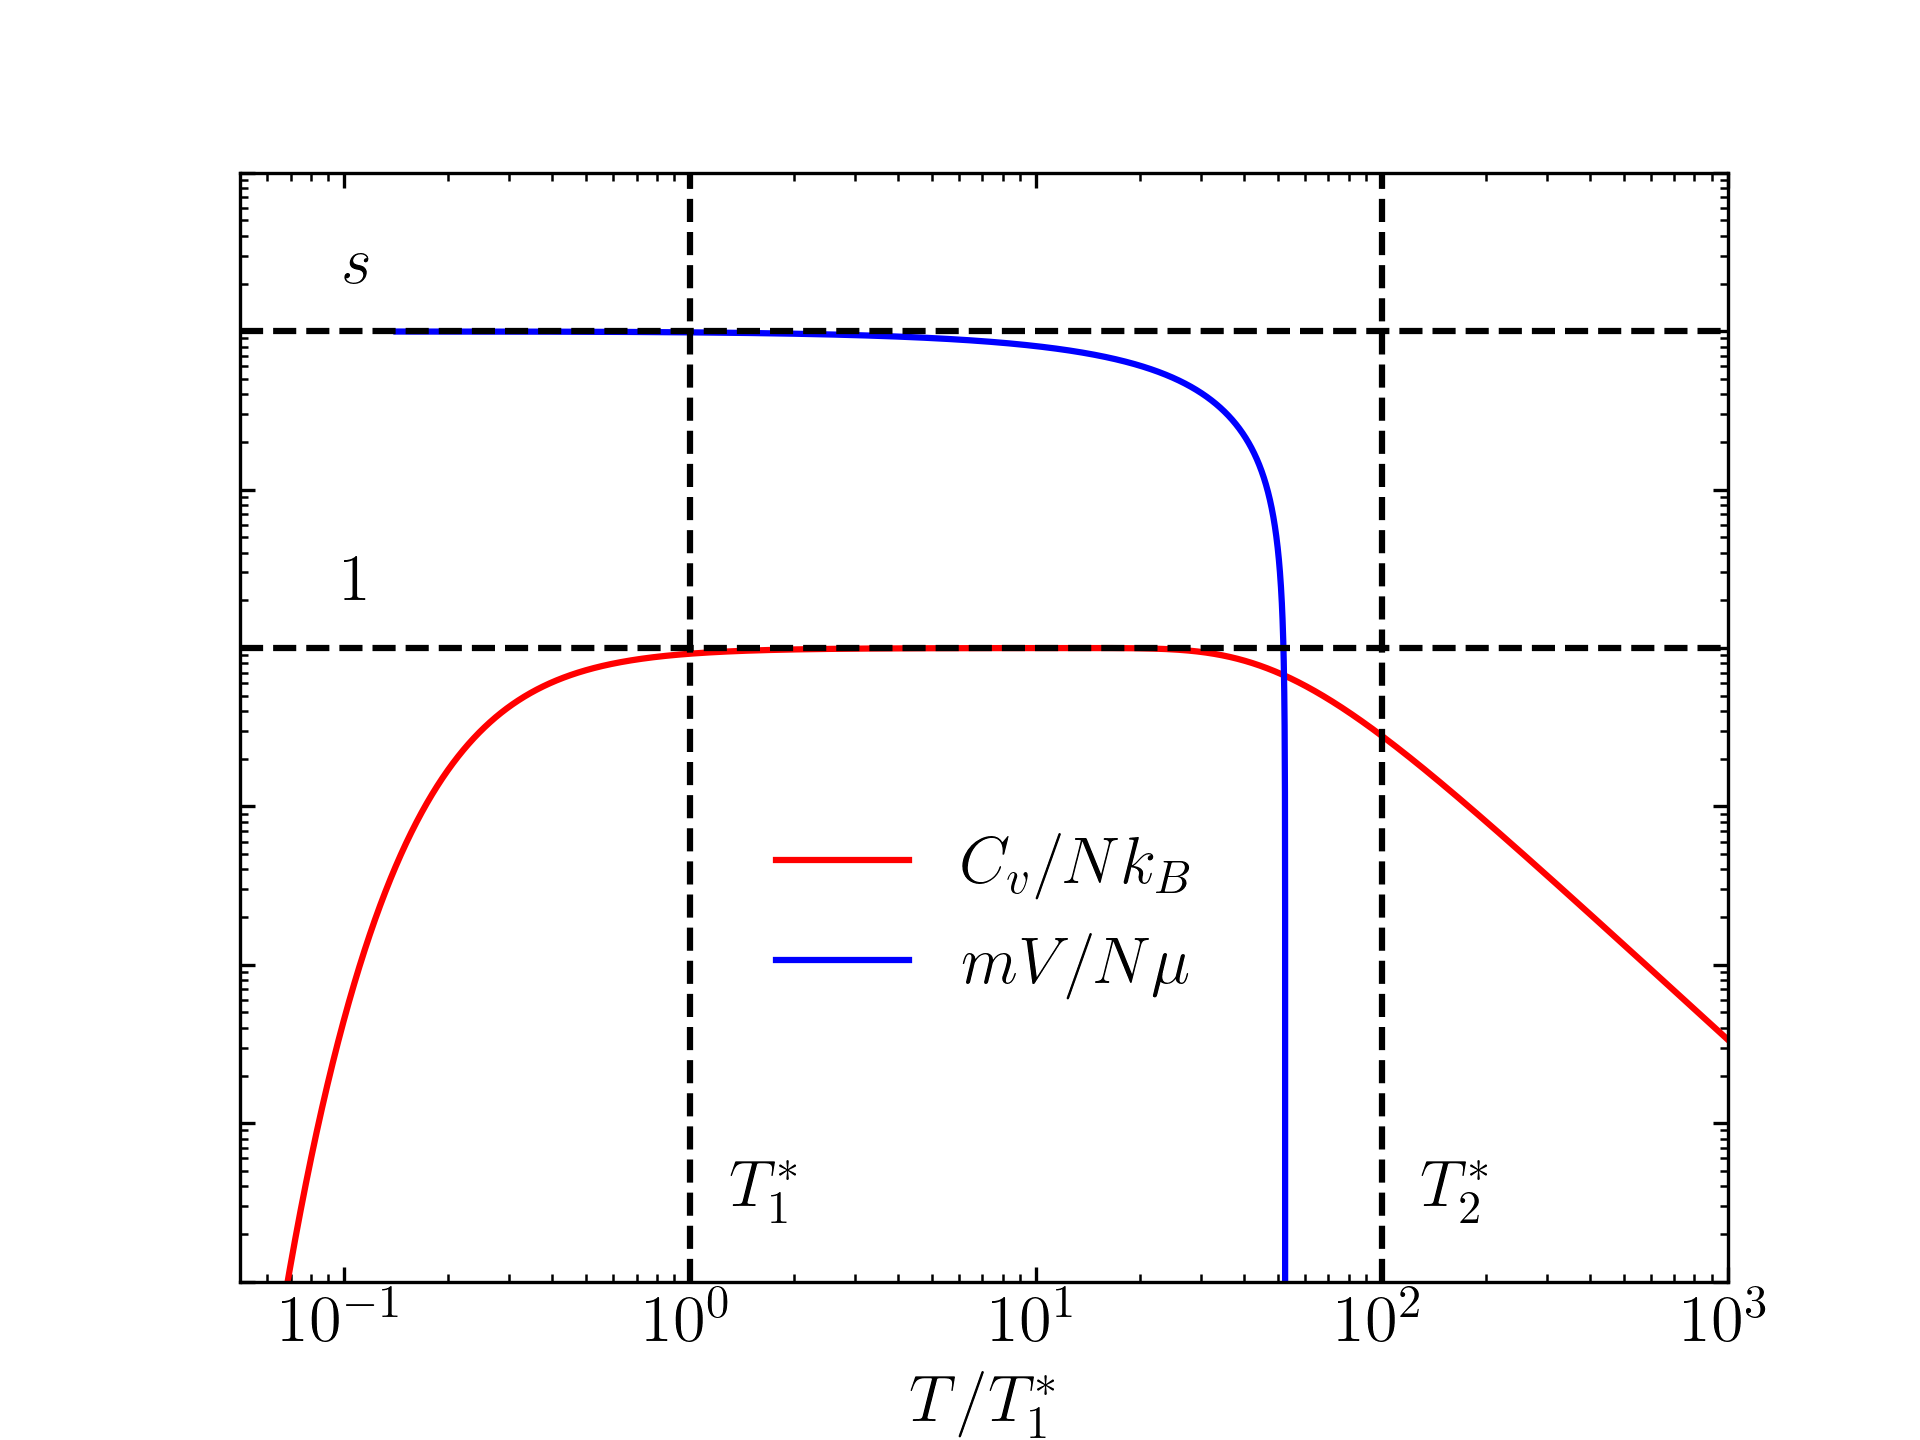

Python code for this plot:
import matplotlib.pyplot as plt
import mpl_extras as me
import numpy as np


def coth(x):
    return np.cosh(x) / np.sinh(x)


s = 100

T = np.logspace(-2, 3, 10000)

Cv = (1 / 4) * (1 / T) ** 2 * (
    (1 / np.sinh(1 / 2 / T) ** 2)
    -((2 * s + 1) / np.sinh((2 * s + 1) / 2 / T)) ** 2
)

m = (1 / 2) * (2 * s + 1) * coth((2 * s + 1) / 2 / T) - coth(1 / 2 / T)


me.setup_mpl(tex=True)
fig, ax = plt.subplots(1, 1, dpi=300)

ax.plot(T, Cv, "-r", label="$C_v/Nk_B$")
ax.plot(T, m, "-b", label="$mV/N\mu$")
ax.legend(frameon=False, loc=8, bbox_to_anchor=(0.5, 0.2))
ax.axvline(1, ls="--", c="k")
ax.text(1.3, 3e-4, r"$T_1^\ast$")
ax.axvline(s, ls="--", c="k")
ax.text(1.3 * s, 3e-4, r"$T_2^\ast$")
ax.axhline(1, ls="--", c="k")
ax.text(1e-1, 2, "1")
ax.axhline(s, ls="--", c="k")
ax.text(1e-1, 2 * s, "$s$")
ax.set_xscale("log")
ax.set_yscale("log")
ax.set_ylim(1e-4, 1e3)
ax.set_xlim(5 * T[0], T[-1])
ax.tick_params(which="both", **me.params)
ax.set_yticklabels([0])
ax.set_xlabel(r"$T/T_1^\ast$")

fig.savefig("p2d.png", dpi=fig.dpi)

